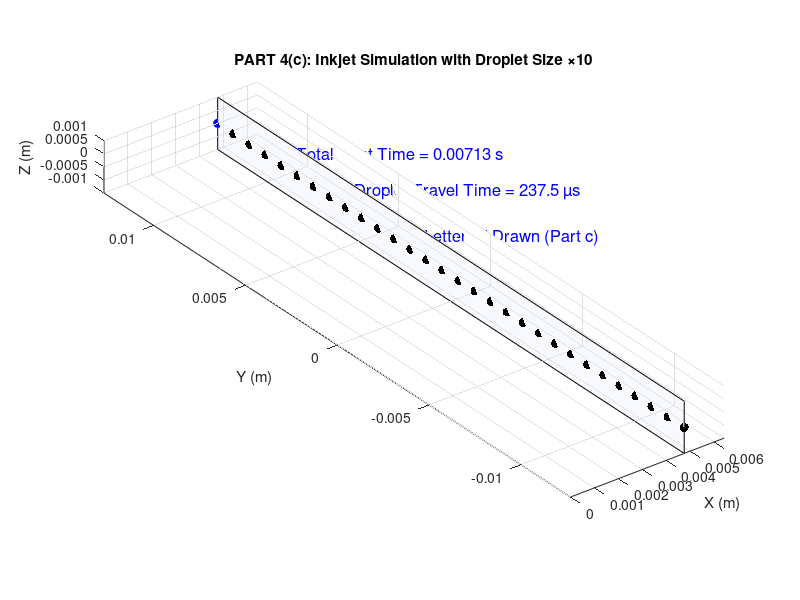

The MATLAB source for this figure:
%--------------------------------------------------------------
% PART 4(c): Drawing a Vertical Line "I"
% Droplet diameter is TENFOLD increased → fewer droplets needed
% Real-time simulation (minimal total time)
%--------------------------------------------------------------
clear; clc; close all;

%------------------- Given Parameters -------------------------
v = 20;                   % m/s droplet velocity
L1 = 0.5e-3;              % m (unchanged)
L2 = 1.25e-3;             % m (unchanged)
D  = 3e-3;                % m (unchanged)

% Total flight distance
L_total = L1 + L2 + D;

% Droplet flight time
t_travel = L_total / v;     % 237.5 microseconds (unchanged)
fprintf("Droplet travel time = %.2f microseconds\n", t_travel*1e6);

%------------------- Droplet Size Increase ---------------------
d_original = 84e-6;             % original diameter (m)
d_new = 10 * d_original;        % TENfold increased droplet size

% New vertical spacing = droplet diameter
spacing = d_new;

% Draw 1-inch vertical line
line_length = 25.4e-3;
N = round(line_length / spacing);    % about 30 droplets

% Minimal printing time
dt_fire = t_travel;
total_time = N * dt_fire;

fprintf("Total time to draw I = %.5f seconds\n", total_time);

%------------------- Figure Setup -----------------------------
figure('Color','w');
hold on; grid on; axis equal;
xlabel('X (m)'); ylabel('Y (m)'); zlabel('Z (m)');
title('PART 4(c): Inkjet Simulation with Droplet Size ×10');

xlim([0 L_total * 1.35]);
ylim([-line_length/2 line_length/2]);
zlim([-1e-3 1e-3]);

% Paper plane
paperX = L_total;
fill3([paperX paperX paperX paperX], ...
     [-line_length/2 line_length/2 line_length/2 -line_length/2], ...
     [-1e-3 -1e-3 1e-3 1e-3], [0.9 0.9 1], 'FaceAlpha', 0.3);

%------------------- Right-Side Annotations --------------------
textX = L_total * 1.18;

text(textX, line_length/2 * 0.75, 0, ...
    sprintf("Total Print Time = %.5f s", total_time), ...
    'FontSize',12,'Color','b');

text(textX, line_length/2 * 0.50, 0, ...
    "Droplet Travel Time = 237.5 µs", ...
    'FontSize',12,'Color','b');

text(textX, line_length/2 * 0.20, 0, ...
    'Letter "I" Drawn (Part c)', ...
    'FontSize',12,'Color','b');

%------------------- Droplet Initialization -------------------
droplet = plot3(0,0,0,'bo','MarkerFaceColor','b','MarkerSize',6);
drawnow;

% Y positions for droplets
y_points = linspace(-line_length/2, line_length/2, N);

%------------------- Simulation Loop --------------------------
tic;

for i = 1:N

    y_final = y_points(i);

    t_local = linspace(0, t_travel, 12);
    x = v * t_local;
    y = y_final * ones(size(t_local));
    z = zeros(size(t_local));

    % Animate droplet flight
    for k = 1:length(t_local)
        set(droplet, 'XData', x(k),'YData', y(k),'ZData', z(k));
        drawnow limitrate;
    end

    % Print droplet
    plot3(paperX, y_final, 0, 'k.', 'MarkerSize', 20);   % bigger ink spot
    drawnow limitrate;

    % Real-time sync
    elapsed = toc;
    target = i * dt_fire;
    if elapsed < target
        pause(target - elapsed);
    end
end

hold off;

